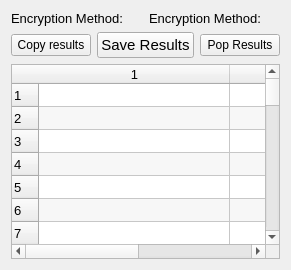
      <widget class="QWidget" name="results_tab">
       <attribute name="title">
        <string>Results</string>
       </attribute>
       <layout class="QVBoxLayout" name="verticalLayout_4">
        <item>
         <layout class="QHBoxLayout" name="horizontalLayout_10">
          <item>
           <widget class="QLabel" name="test_enc_method_7">
            <property name="sizeIncrement">
             <size>
              <width>120</width>
              <height>0</height>
             </size>
            </property>
            <property name="font">
             <font>
              <pointsize>10</pointsize>
             </font>
            </property>
            <property name="text">
             <string>Encryption Method:</string>
            </property>
           </widget>
          </item>
          <item>
           <widget class="QLabel" name="test_enc_method_8">
            <property name="font">
             <font>
              <pointsize>10</pointsize>
             </font>
            </property>
            <property name="text">
             <string>Encryption Method:</string>
            </property>
           </widget>
          </item>
         </layout>
        </item>
        <item>
         <layout class="QHBoxLayout" name="horizontalLayout">
          <item>
           <widget class="QPushButton" name="copy_results_to_file">
            <property name="text">
             <string>Copy results</string>
            </property>
           </widget>
          </item>
          <item>
           <widget class="QPushButton" name="save_results_to_file">
            <property name="font">
             <font>
              <pointsize>11</pointsize>
             </font>
            </property>
            <property name="text">
             <string>Save Results</string>
            </property>
           </widget>
          </item>
          <item>
           <widget class="QPushButton" name="pop_results_to_windows">
            <property name="text">
             <string>Pop Results</string>
            </property>
           </widget>
          </item>
         </layout>
        </item>
        <item>
         <widget class="QTableWidgetOverload" name="results_table">
          <property name="sizePolicy">
           <sizepolicy hsizetype="Fixed" vsizetype="Expanding">
            <horstretch>0</horstretch>
            <verstretch>0</verstretch>
           </sizepolicy>
          </property>
          <property name="minimumSize">
           <size>
            <width>20</width>
            <height>195</height>
           </size>
          </property>
          <property name="maximumSize">
           <size>
            <width>600</width>
            <height>3000</height>
           </size>
          </property>
          <property name="font">
           <font>
            <pointsize>10</pointsize>
            <stylestrategy>PreferAntialias</stylestrategy>
           </font>
          </property>
          <property name="locale">
           <locale language="English" country="UnitedStates"/>
          </property>
          <property name="lineWidth">
           <number>-2</number>
          </property>
          <property name="autoScrollMargin">
           <number>5</number>
          </property>
          <property name="alternatingRowColors">
           <bool>true</bool>
          </property>
          <property name="rowCount">
           <number>842</number>
          </property>
          <property name="columnCount">
           <number>2</number>
          </property>
          <attribute name="horizontalHeaderMinimumSectionSize">
           <number>30</number>
          </attribute>
          <attribute name="horizontalHeaderDefaultSectionSize">
           <number>191</number>
          </attribute>
          <attribute name="verticalHeaderMinimumSectionSize">
           <number>17</number>
          </attribute>
          <attribute name="verticalHeaderDefaultSectionSize">
           <number>23</number>
          </attribute>
          <row/>
          <row/>
          <row/>
          <row/>
          <row/>
          <row/>
          <row/>
          <row/>
          <row/>
          <row/>
          <row/>
          <row/>
          <row/>
          <row/>
          <row/>
          <row/>
          <row/>
          <row/>
          <row/>
          <row/>
          <row/>
          <row/>
          <row/>
          <row/>
          <row/>
          <row/>
          <row/>
          <row/>
          <row/>
          <row/>
          <row/>
          <row/>
          <row/>
          <row/>
          <row/>
          <row/>
          <row/>
          <row/>
          <row/>
          <row/>
          <row/>
          <row/>
          <row/>
          <row/>
          <row/>
          <row/>
          <row/>
          <row/>
          <row/>
          <row/>
          <row/>
          <row/>
          <row/>
          <row/>
          <row/>
          <row/>
          <row/>
          <row/>
          <row/>
          <row/>
          <row/>
          <row/>
          <row/>
          <row/>
          <row/>
          <row/>
          <row/>
          <row/>
          <row/>
          <row/>
          <row/>
          <row/>
          <row/>
          <row/>
          <row/>
          <row/>
          <row/>
          <row/>
          <row/>
          <row/>
          <row/>
          <row/>
          <row/>
          <row/>
          <row/>
          <row/>
          <row/>
          <row/>
          <row/>
          <row/>
          <row/>
          <row/>
          <row/>
          <row/>
          <row/>
          <row/>
          <row/>
          <row/>
          <row/>
          <row/>
          <row/>
          <row/>
          <row/>
          <row/>
          <row/>
          <row/>
          <row/>
          <row/>
          <row/>
          <row/>
          <row/>
          <row/>
          <row/>
          <row/>
          <row/>
          <row/>
          <row/>
          <row/>
          <row/>
          <row/>
          <row/>
          <row/>
          <row/>
          <row/>
          <row/>
          <row/>
          <row/>
          <row/>
          <row/>
          <row/>
          <row/>
          <row/>
          <row/>
          <row/>
          <row/>
          <row/>
          <row/>
          <row/>
          <row/>
          <row/>
          <row/>
          <row/>
          <row/>
          <row/>
          <row/>
          <row/>
          <row/>
          <row/>
          <row/>
          <row/>
          <row/>
          <row/>
          <row/>
          <row/>
          <row/>
          <row/>
          <row/>
          <row/>
          <row/>
          <row/>
          <row/>
          <row/>
          <row/>
          <row/>
          <row/>
          <row/>
          <row/>
          <row/>
          <row/>
          <row/>
          <row/>
          <row/>
          <row/>
          <row/>
          <row/>
          <row/>
          <row/>
          <row/>
          <row/>
          <row/>
          <row/>
          <row/>
          <row/>
          <row/>
          <row/>
          <row/>
          <row/>
          <row/>
          <row/>
          <row/>
          <row/>
          <row/>
          <row/>
          <row/>
          <row/>
          <row/>
          <row/>
          <row/>
          <row/>
          <row/>
          <row/>
          <row/>
          <row/>
          <row/>
          <row/>
          <row/>
          <row/>
          <row/>
          <row/>
          <row/>
          <row/>
          <row/>
          <row/>
          <row/>
          <row/>
          <row/>
          <row/>
          <row/>
          <row/>
          <row/>
          <row/>
          <row/>
          <row/>
          <row/>
          <row/>
          <row/>
          <row/>
          <row/>
          <row/>
          <row/>
          <row/>
          <row/>
          <row/>
          <row/>
          <row/>
          <row/>
          <row/>
          <row/>
          <row/>
          <row/>
          <row/>
          <row/>
          <row/>
          <row/>
          <row/>
          <row/>
          <row/>
          <row/>
          <row/>
          <row/>
          <row/>
          <row/>
          <row/>
          <row/>
          <row/>
          <row/>
          <row/>
          <row/>
          <row/>
          <row/>
          <row/>
          <row/>
          <row/>
          <row/>
          <row/>
          <row/>
          <row/>
          <row/>
          <row/>
          <row/>
          <row/>
          <row/>
          <row/>
          <row/>
          <row/>
          <row/>
          <row/>
          <row/>
          <row/>
          <row/>
          <row/>
          <row/>
          <row/>
          <row/>
          <row/>
          <row/>
          <row/>
          <row/>
          <row/>
          <row/>
          <row/>
          <row/>
          <row/>
          <row/>
          <row/>
          <row/>
          <row/>
          <row/>
          <row/>
          <row/>
          <row/>
          <row/>
          <row/>
          <row/>
          <row/>
          <row/>
          <row/>
          <row/>
          <row/>
          <row/>
          <row/>
          <row/>
          <row/>
          <row/>
          <row/>
          <row/>
          <row/>
          <row/>
          <row/>
          <row/>
          <row/>
          <row/>
          <row/>
          <row/>
          <row/>
          <row/>
          <row/>
          <row/>
          <row/>
          <row/>
          <row/>
          <row/>
          <row/>
          <row/>
          <row/>
          <row/>
          <row/>
          <row/>
          <row/>
          <row/>
          <row/>
          <row/>
          <row/>
          <row/>
          <row/>
          <row/>
          <row/>
          <row/>
          <row/>
          <row/>
          <row/>
          <row/>
          <row/>
          <row/>
          <row/>
          <row/>
          <row/>
          <row/>
          <row/>
          <row/>
          <row/>
          <row/>
          <row/>
          <row/>
          <row/>
          <row/>
          <row/>
          <row/>
          <row/>
          <row/>
          <row/>
          <row/>
          <row/>
          <row/>
          <row/>
          <row/>
          <row/>
          <row/>
          <row/>
          <row/>
          <row/>
          <row/>
          <row/>
          <row/>
          <row/>
          <row/>
          <row/>
          <row/>
          <row/>
          <row/>
          <row/>
          <row/>
          <row/>
          <row/>
          <row/>
          <row/>
          <row/>
          <row/>
          <row/>
          <row/>
          <row/>
          <row/>
          <row/>
          <row/>
          <row/>
          <row/>
          <row/>
          <row/>
          <row/>
          <row/>
          <row/>
          <row/>
          <row/>
          <row/>
          <row/>
          <row/>
          <row/>
          <row/>
          <row/>
          <row/>
          <row/>
          <row/>
          <row/>
          <row/>
          <row/>
          <row/>
          <row/>
          <row/>
          <row/>
          <row/>
          <row/>
          <row/>
          <row/>
          <row/>
          <row/>
          <row/>
          <row/>
          <row/>
          <row/>
          <row/>
          <row/>
          <row/>
          <row/>
          <row/>
          <row/>
          <row/>
          <row/>
          <row/>
          <row/>
          <row/>
          <row/>
          <row/>
          <row/>
          <row/>
          <row/>
          <row/>
          <row/>
          <row/>
          <row/>
          <row/>
          <row/>
          <row/>
          <row/>
          <row/>
          <row/>
          <row/>
          <row/>
          <row/>
          <row/>
          <row/>
          <row/>
          <row/>
          <row/>
          <row/>
          <row/>
          <row/>
          <row/>
          <row/>
          <row/>
          <row/>
          <row/>
          <row/>
          <row/>
          <row/>
          <row/>
          <row/>
          <row/>
          <row/>
          <row/>
          <row/>
          <row/>
          <row/>
          <row/>
          <row/>
          <row/>
          <row/>
          <row/>
          <row/>
          <row/>
          <row/>
          <row/>
          <row/>
          <row/>
          <row/>
          <row/>
          <row/>
          <row/>
          <row/>
          <row/>
          <row/>
          <row/>
          <row/>
          <row/>
          <row/>
          <row/>
          <row/>
          <row/>
          <row/>
          <row/>
          <row/>
          <row/>
          <row/>
          <row/>
          <row/>
          <row/>
          <row/>
          <row/>
          <row/>
          <row/>
          <row/>
          <row/>
          <row/>
          <row/>
          <row/>
          <row/>
          <row/>
          <row/>
          <row/>
          <row/>
          <row/>
          <row/>
          <row/>
          <row/>
          <row/>
          <row/>
          <row/>
          <row/>
          <row/>
          <row/>
          <row/>
          <row/>
          <row/>
          <row/>
          <row/>
          <row/>
          <row/>
          <row/>
          <row/>
          <row/>
          <row/>
          <row/>
          <row/>
          <row/>
          <row/>
          <row/>
          <row/>
          <row/>
          <row/>
          <row/>
          <row/>
          <row/>
          <row/>
          <row/>
          <row/>
          <row/>
          <row/>
          <row/>
          <row/>
          <row/>
          <row/>
          <row/>
          <row/>
          <row/>
          <row/>
          <row/>
          <row/>
          <row/>
          <row/>
          <row/>
          <row/>
          <row/>
          <row/>
          <row/>
          <row/>
          <row/>
          <row/>
          <row/>
          <row/>
          <row/>
          <row/>
          <row/>
          <row/>
          <row/>
          <row/>
          <row/>
          <row/>
          <row/>
          <row/>
          <row/>
          <row/>
          <row/>
          <row/>
          <row/>
          <row/>
          <row/>
          <row/>
          <row/>
          <row/>
          <row/>
          <row/>
          <row/>
          <row/>
          <row/>
          <row/>
          <row/>
          <row/>
          <row/>
          <row/>
          <row/>
          <row/>
          <row/>
          <row/>
          <row/>
          <row/>
          <row/>
          <row/>
          <row/>
          <row/>
          <row/>
          <row/>
          <row/>
          <row/>
          <row/>
          <row/>
          <row/>
          <row/>
          <row/>
          <row/>
          <row/>
          <row/>
          <row/>
          <row/>
          <row/>
          <row/>
          <row/>
          <row/>
          <row/>
          <row/>
          <row/>
          <row/>
          <row/>
          <row/>
          <row/>
          <row/>
          <row/>
          <row/>
          <row/>
          <row/>
          <row/>
          <row/>
          <row/>
          <row/>
          <row/>
          <row/>
          <row/>
          <row/>
          <row/>
          <row/>
          <row/>
          <row/>
          <row/>
          <row/>
          <row/>
          <row/>
          <row/>
          <row/>
          <row/>
          <row/>
          <row/>
          <row/>
          <row/>
          <row/>
          <row/>
          <row/>
          <row/>
          <row/>
          <row/>
          <row/>
          <row/>
          <row/>
          <row/>
          <row/>
          <row/>
          <row/>
          <row/>
          <row/>
          <row/>
          <row/>
          <row/>
          <row/>
          <row/>
          <row/>
          <row/>
          <row/>
          <row/>
          <row/>
          <row/>
          <row/>
          <row/>
          <row/>
          <row/>
          <row/>
          <row/>
          <row/>
          <row/>
          <row/>
          <row/>
          <row/>
          <row/>
          <row/>
          <row/>
          <row/>
          <row/>
          <row/>
          <row/>
          <row/>
          <row/>
          <row/>
          <row/>
          <row/>
          <row/>
          <row/>
          <row/>
          <row/>
          <row/>
          <row/>
          <row/>
          <row/>
          <row/>
          <row/>
          <row/>
          <row/>
          <row/>
          <row/>
          <row/>
          <row/>
          <row/>
          <row/>
          <row/>
          <row/>
          <row/>
          <row/>
          <row/>
          <row/>
          <row/>
          <row/>
          <row/>
          <row/>
          <row/>
          <row/>
          <row/>
          <row/>
          <row/>
          <row/>
          <row/>
          <row/>
          <row/>
          <row/>
          <row/>
          <row/>
          <row/>
          <row/>
          <row/>
          <row/>
          <row/>
          <row/>
          <row/>
          <row/>
          <row/>
          <row/>
          <row/>
          <row/>
          <row/>
          <row/>
          <row/>
          <row/>
          <row/>
          <row/>
          <row/>
          <row/>
          <row/>
          <row/>
          <row/>
          <row/>
          <row/>
          <row/>
          <row/>
          <row/>
          <row/>
          <row/>
          <row/>
          <row/>
          <row/>
          <row/>
          <row/>
          <row/>
          <row/>
          <row/>
          <row/>
          <row/>
          <row/>
          <row/>
          <row/>
          <row/>
          <row/>
          <row/>
          <row/>
          <row/>
          <row/>
          <row/>
          <row/>
          <row/>
          <row/>
          <row/>
          <row/>
          <row/>
          <row/>
          <row/>
          <row/>
          <row/>
          <row/>
          <row/>
          <column/>
          <column/>
          <item row="1" column="0">
           <property name="text">
            <string/>
           </property>
          </item>
         </widget>
        </item>
       </layout>
      </widget>
